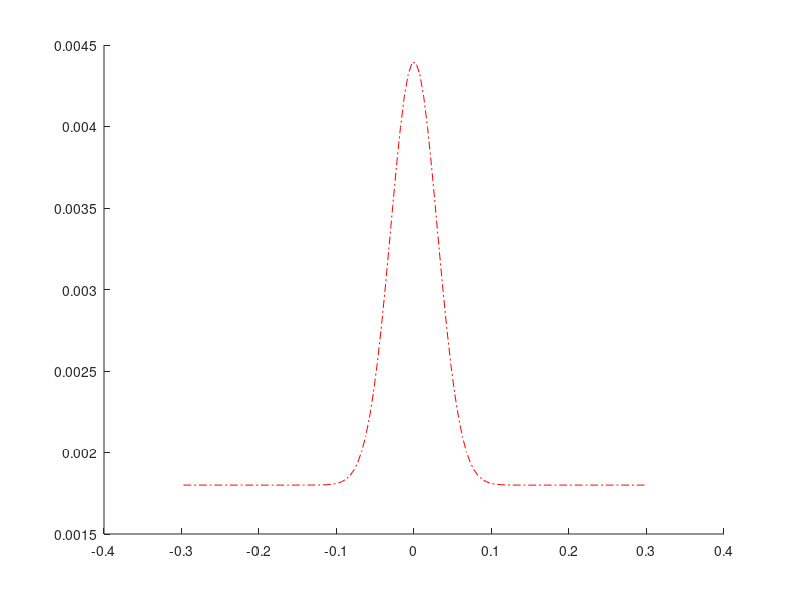

MATLAB code for this plot:
L=120;  lx=0.005; 
nulims=[1.8,4.4].*1e-3;

xi=(-(L/2-1/2):(L/2-1/2)).*lx; % lx= 0.5 cm

figure(1); hold on


sigma=0.03;
fr=exp(-xi.^2./(2.*sigma^2));
nus=(nulims(2)-nulims(1)).*fr+nulims(1);
plot(xi,nus,'r-.')



